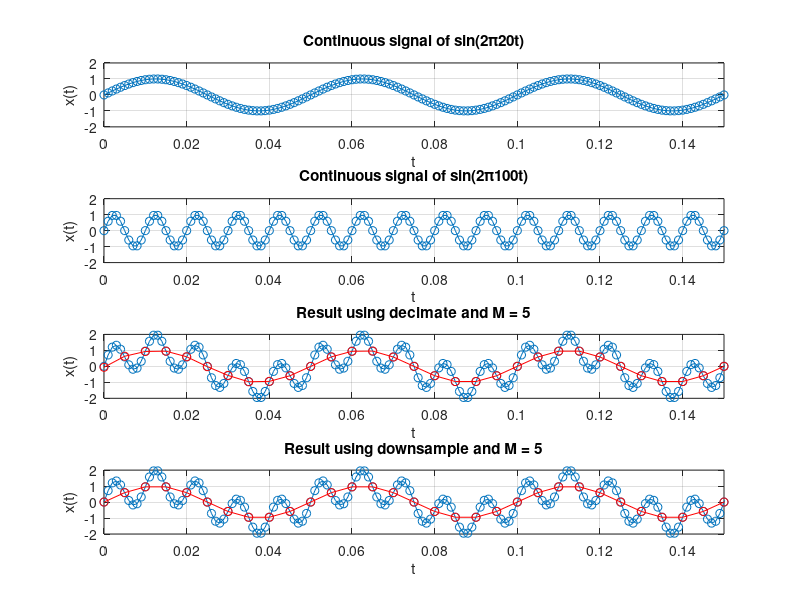
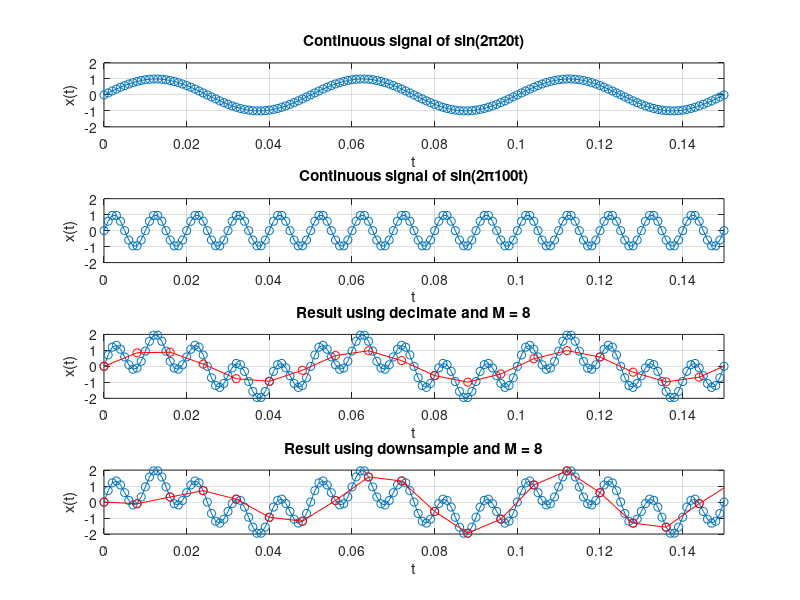

These charts were generated, in order, by the following MATLAB code:
close all
clear
clc

f1 = 20;
f2 = 100;
FS = 1000;
t = 0:1/FS:1;

sine1 = sin(2*pi*f1*t);
sine2 = sin(2*pi*f2*t);
mixed_sine = sine1 + sine2;

%% M = 5
M = 5;

figure(1)
subplot(4,1,1)
plot(t, sine1, 'o-');
title('Continuous signal of sin(2\pi20t)')
xlabel('t')
ylabel('x(t)')
axis([0 0.15 -2 2])
grid on

subplot(4,1,2)
plot(t, sine2, 'o-');
title('Continuous signal of sin(2\pi100t)')
xlabel('t')
ylabel('x(t)')
axis([0 0.15 -2 2])
grid on

subplot(4,1,3)
y = decimate(mixed_sine, M);
plot(t, mixed_sine, 'o-');
hold on
plot(t(1:M:end), y, 'ro-');
hold off
title(['Result using decimate and M = ', num2str(M)])
xlabel('t')
ylabel('x(t)')
axis([0 0.15 -2 2])
grid on

subplot(4,1,4)
y = downsample(mixed_sine, M);
plot(t, mixed_sine, 'o-');
hold on
plot(t(1:M:end), y, 'ro-');
hold off
title(['Result using downsample and M = ', num2str(M)])
xlabel('t')
ylabel('x(t)')
axis([0 0.15 -2 2])
grid on
%% M = 8
M = 8;

figure(2)
subplot(4,1,1)
plot(t, sine1, 'o-');
title('Continuous signal of sin(2\pi20t)')
xlabel('t')
ylabel('x(t)')
axis([0 0.15 -2 2])
grid on

subplot(4,1,2)
plot(t, sine2, 'o-');
title('Continuous signal of sin(2\pi100t)')
xlabel('t')
ylabel('x(t)')
axis([0 0.15 -2 2])
grid on

subplot(4,1,3)
y = decimate(mixed_sine, M);
plot(t, mixed_sine, 'o-');
hold on
plot(t(1:M:end), y, 'ro-');
hold off
title(['Result using decimate and M = ', num2str(M)])
xlabel('t')
ylabel('x(t)')
axis([0 0.15 -2 2])
grid on

subplot(4,1,4)
y = downsample(mixed_sine, M);
plot(t, mixed_sine, 'o-');
hold on
plot(t(1:M:end), y, 'ro-');
hold off
title(['Result using downsample and M = ', num2str(M)])
xlabel('t')
ylabel('x(t)')
axis([0 0.15 -2 2])
grid on